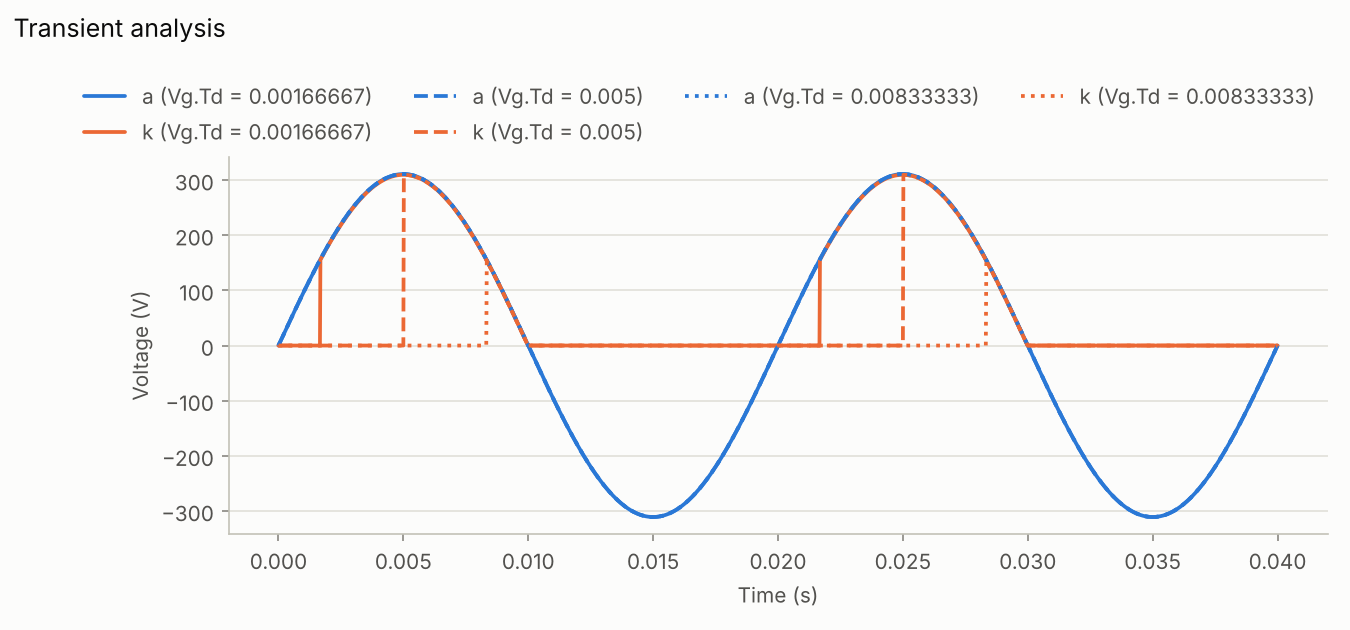

Here is the Python script that generated this plot:
#-------------------------------------------------------------------------------
# Name:        Thyristor phase control (half-wave, resistive load)
# Created:     18/10/2026
# Copyright:   (c) PyAMS
# Licence:     free  "GPLv3"
#-------------------------------------------------------------------------------
# A 220 V / 50 Hz mains (311 V peak) feeds a 50 Ohm load through an SCR.  A
# 200 us gate pulse (5 V through 100 Ohm) fires the SCR at the angle alpha of
# the positive half-cycle; the SCR then conducts until the current falls
# below the holding current at the end of the half-cycle (natural
# commutation).  The delay of the gate pulse is swept with sweep(), i.e. the
# firing angle is 30, 90 and 150 degrees, and the average load voltage is
# compared with the textbook formula  Vavg = Vm (1 + cos alpha) / (2 pi)
# (and with a numerical reference that includes the on-state drop Von, Ron).

import numpy as np
from pyams.lib import circuit
from pyams.models import SinVoltage, TrapezoidVoltage, Resistor, Thyristor

f, Vm, RLoad = 50.0, 311.0, 50.0
angles = [30.0, 90.0, 150.0]                       # firing angles (degrees)
delays = [a / 360.0 / f for a in angles]            # gate pulse delay (s)

Vs = SinVoltage("a", "0");   Vs.setParams("Va=%gV Fr=%gHz" % (Vm, f))
T1 = Thyristor("a", "g", "k")
RL = Resistor("k", "0");     RL.setParams("R=%gΩ" % RLoad)
# gate drive: a pulse source between the gate-drive node and the cathode
Vg = TrapezoidVoltage("gd", "k")
Vg.setParams("V0=0V V1=5V Td=1ms Tr=1us Tw=200us Tf=1us T=20ms")
Rg = Resistor("gd", "g");    Rg.setParams("R=100Ω")

cir = circuit()
cir.addElements({"Vs": Vs, "T1": T1, "RL": RL, "Vg": Vg, "Rg": Rg})
cir.setOutPuts("a", "k")
cir.analysis(mode="tran", start=0, stop=0.04, step=2e-5,
             adaptive=True, order=2, max_step=5e-5)
cir.sweep(param="Vg.Td", list=delays)
results = cir.run()

trapz = getattr(np, "trapezoid", None) or np.trapz

def reference(ang):
    """Average load voltage of the SCR conducting from alpha until the current
    falls below the holding current (Von and Ron included), on a fine grid."""
    p = T1.getParams()
    t = np.linspace(0.02, 0.04, 200001)
    vs = Vm * np.sin(2 * np.pi * f * t)
    t_fire = 0.02 + ang / 360.0 / f
    i = (vs - p["Von"]) / (RLoad + p["Ron"])
    on = (t >= t_fire) & (i >= p["Ih"]) & (vs > 0)
    # once the current falls below Ih the SCR stays off until the next trigger
    stop = np.argmax((t > t_fire) & (i < p["Ih"]))
    on &= np.arange(len(t)) < stop
    vload = np.where(on, i * RLoad, 0.0)
    return trapz(vload, t) / (t[-1] - t[0])

for ang, r in zip(angles, results):
    t, vk = r["time"], r["k"]
    p = (t >= 0.02) & (t < 0.04)                    # the second full cycle
    v_sim = trapz(vk[p], t[p]) / (t[p][-1] - t[p][0])
    print("alpha = %5.1f deg : average load voltage %.2f V | reference "
          "%.2f V | ideal SCR formula %.2f V"
          % (ang, v_sim, reference(ang),
             Vm * (1 + np.cos(np.radians(ang))) / (2 * np.pi)))
cir.plot("thyristor_phase_control.png", show=False)
